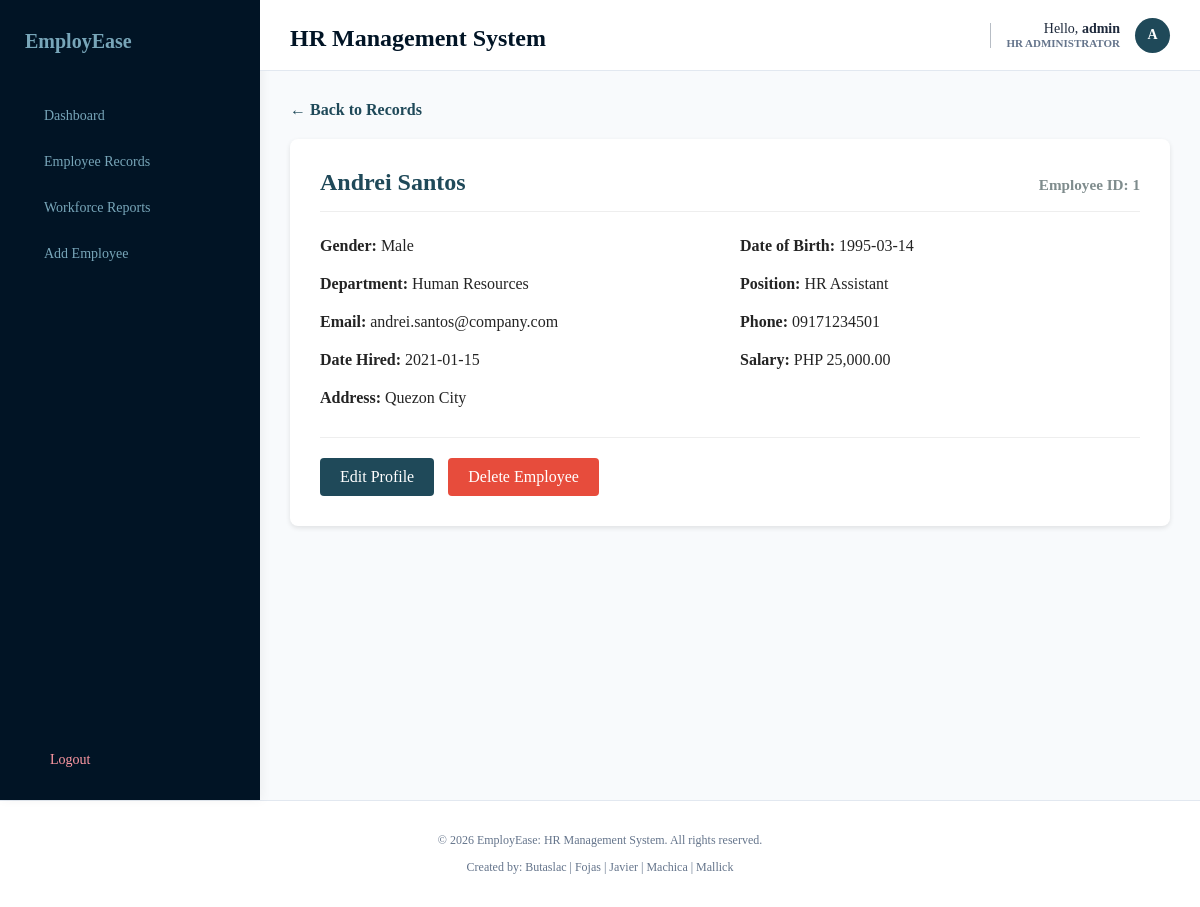
Page /dashboard/profile.php?id=1 (signed in) on the committed database.
### tables this page shows
CREATE TABLE IF NOT EXISTS employees (
    employee_id INT AUTO_INCREMENT PRIMARY KEY,
    first_name VARCHAR(50) NOT NULL,
    last_name VARCHAR(50) NOT NULL,
    gender VARCHAR(10),
    birth_date DATE,
    department VARCHAR(50),
    position VARCHAR(70),
    salary DECIMAL(10,2),
    contact_number VARCHAR(20),
    email VARCHAR(100),
    address VARCHAR(255),
    date_hired DATE
);

### dashboard/profile.php (the view, shortened to what this page needs)
<?php
    require_once '../db.php';
    $id = intval($_GET['id']);
    $stmt = $conn->prepare("SELECT * FROM employees WHERE employee_id = ?");
    $stmt->bind_param("i", $id);
    $stmt->execute();
    $employee = $stmt->get_result()->fetch_assoc();
?>
<!DOCTYPE html>
<html lang="en">
<head>
    <link rel="stylesheet" href="../assets/style.css">
</head>
<body>
    <div class="dashboard-wrapper">
        <?php include('../includes/sidebar.php'); ?>
        <main class="dashboard-main-content">
            <?php include('../includes/header.php'); ?>
            <div class="directory-container">
                <a href="records.php" style="text-decoration: none; color: #1f4959; font-weight: bold;">← Back to Records</a>
                <div class="profile-card" style="background: white; padding: 30px; border-radius: 8px; margin-top: 20px; box-shadow: 0 2px 5px rgba(0,0,0,0.1);">
                    <div style="display: flex; justify-content: space-between; align-items: baseline;">
                        <h2 style="margin: 0; color: #1f4959;">
                            <?php echo htmlspecialchars($employee['first_name'] . ' ' . $employee['last_name']); ?>
                        </h2>
                        <span style="color: #7f8c8d; font-size: 0.95rem; font-weight: bold;">
                            Employee ID: <?php echo htmlspecialchars($employee['employee_id']); ?>
                        </span>
                    </div>
                    <hr style="border: 0; border-top: 1px solid #eee; margin: 15px 0 25px 0;">
                    <div style="display: grid; grid-template-columns: 1fr 1fr; gap: 20px;">
                        <p style="margin: 0;"><strong>Gender:</strong> <?php echo htmlspecialchars($employee['gender'] ?: 'N/A'); ?></p>
                        <p style="margin: 0;"><strong>Date of Birth:</strong> <?php echo htmlspecialchars($employee['birth_date'] ?: 'N/A'); ?></p>
                        <p style="margin: 0;"><strong>Department:</strong> <?php echo htmlspecialchars($employee['department'] ?: 'N/A'); ?></p>
                        <p style="margin: 0;"><strong>Position:</strong> <?php echo htmlspecialchars($employee['position'] ?: 'N/A'); ?></p>
                        <p style="margin: 0;"><strong>Email:</strong> <?php echo htmlspecialchars($employee['email'] ?: 'N/A'); ?></p>
                        <p style="margin: 0;"><strong>Phone:</strong> <?php echo htmlspecialchars($employee['contact_number'] ?: 'N/A'); ?></p>
                        <p style="margin: 0;"><strong>Date Hired:</strong> <?php echo htmlspecialchars($employee['date_hired'] ?: 'N/A'); ?></p>
                        <p style="margin: 0;"><strong>Salary:</strong> PHP <?php echo number_format($employee['salary'] ?? 0, 2); ?></p>
                        <p style="margin: 0; grid-column: span 2;"><strong>Address:</strong> <?php echo htmlspecialchars($employee['address'] ?: 'N/A'); ?></p>
                    </div>
                    <div class="profile-actions" style="margin-top: 30px; padding-top: 20px; border-top: 1px solid #eee;">
                        <a href="crud_system/updateEmployee.php?id=<?php echo $employee['employee_id']; ?>"
                           class="btn-edit" style="padding: 10px 20px; background: #1f4959; color: white; text-decoration: none; border-radius: 4px; display: inline-block;">Edit Profile</a>
                        <a href="crud_system/deleteEmployee.php?id=<?php echo $employee['employee_id']; ?>"
                           class="btn-delete" style="padding: 10px 20px; background: #e74c3c; color: white; text-decoration: none; border-radius: 4px; margin-left: 10px; display: inline-block;"
                           onclick="return confirm('WARNING: This will permanently delete this employee. Continue?');">Delete Employee</a>
                    </div>
                </div>
            </div>
            <?php include('../includes/footer.php'); ?>
</body>
</html>

### assets/style.css (style rules this page uses)
:root { --primary-color: #011425; --secondary-color: #1f4959; --accent-red: #e7412f; --bg-light: #78a6b9; --text-dark: #242424; --border-color: #dcdcdc; --font-family: Georgia, 'Times New Roman', Times, serif; --font-size: 16px; }
body { margin: 0; padding: 0; height: 100%; font-family: var(--font-family); background-color: #f8fafc; color: var(--text-dark); }
h2 { font-size: 1.5rem; color: var(--secondary-color); margin: 0 0 10px 0; font-weight: bold; }
.dashboard-wrapper { display: flex; min-height: 100vh; background-color: #f8fafc; }
.dashboard-main-content { flex: 1; display: flex; flex-direction: column; }
.directory-container { padding: 30px; }

### rows in the picture
employees: first_name+last_name "Andrei Santos", employee_id "1", gender "Male", birth_date "1995-03-14", department "Human Resources", position "HR Assistant", email "andrei.santos@company.com", contact_number "09171234501", date_hired "2021-01-15", salary "25,000.00", address "Quezon City"

### other values in the picture
$_SESSION['username'] "admin"
$user_initial "A"
